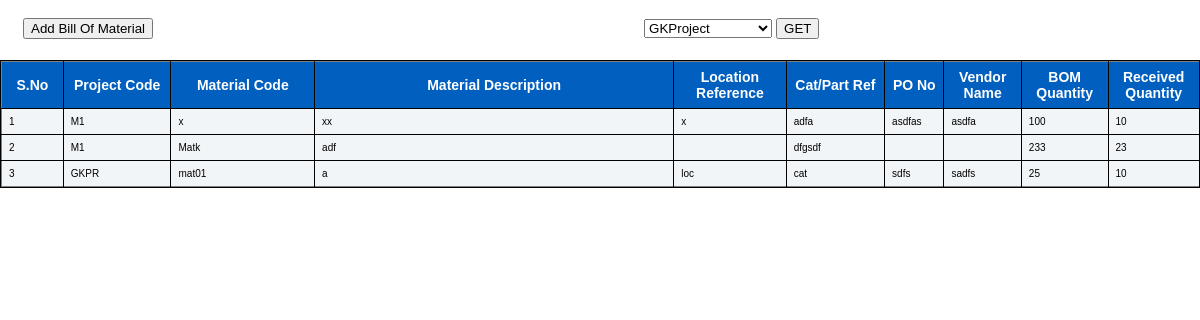
Page /bomlist.php on the committed database.
### tables this page shows
CREATE TABLE IF NOT EXISTS `bom` (
  `bid` int(6) NOT NULL,
  `locref` varchar(10) NOT NULL,
  `cat` varchar(20) NOT NULL,
  `qty` int(6) NOT NULL,
  `uom` varchar(6) NOT NULL,
  `currency` varchar(3) NOT NULL,
  `mrp` int(20) NOT NULL,
  `discount` int(10) NOT NULL,
  `tax` int(10) NOT NULL,
  `gtotal` int(10) NOT NULL,
  `matstatus` varchar(300) NOT NULL,
  `prid` varchar(30) NOT NULL,
  `matcode` varchar(18) NOT NULL,
  `matname` varchar(30) NOT NULL,
  `matsdesc` varchar(40) NOT NULL,
  `matldesc` varchar(50) NOT NULL,
  `pono` varchar(20) NOT NULL,
  `vendor` varchar(30) NOT NULL
);

### bomlist.php (the view, shortened to what this page needs)
<html>
<head>
</head>
<link href="css/style.css" rel="stylesheet" type="text/css" />
<link href="css/bomlist.css" rel="stylesheet" type="text/css" />
<body bgcolor="#f2f2f2">
					 <br/><br/><br/>
<div id="font15">
	<div class='CSSTableGenerator'><div id='div1'>
<?php
							echo "<table border='1' width='150%'><tr><td>S.No</td><td>Project Code</td><td>Material Code</td><td>Material Description</td><td>Location Reference</td><td>Cat/Part Ref</td><td>PO No</td><td>Vendor Name</td>
							<td>BOM Quantity</td><td>Received Quantity</td><td>Rejected Quantity</td><td>Issued Quantity</td><td>Available Quantity</td><td>UoM</td><td>MRP</td><td>Discount</td><td>Tax</td><td>Grand Total</td><td>Currency</td><td>Material Status</td><td>Edit</td><td>Delete</td></tr>";
						$sno = 0;
						$prid1 = isset($_POST["prid"]) ? $_POST["prid"] : ' ';
						if($prid1==' '){
						$bomqry = mysql_query("select * from bom ");
					}
					else { $bomqry = mysql_query("select * from bom where prid = '$prid1' "); }
						while($getbomqry = mysql_fetch_array($bomqry)){
							$rcvqt =0;
						$rjqty = 0;
						$isqty = 0;
							$sno++;
							$prid = isset($getbomqry["prid"])? $getbomqry["prid"] : '' ;
							$locref = isset($getbomqry["locref"])? $getbomqry["locref"] : '' ;
							$cat = isset($getbomqry["cat"])? $getbomqry["cat"] : '' ;
							$qty = isset($getbomqry["qty"])? $getbomqry["qty"] : '';
							$uom = isset($getbomqry["uom"])? $getbomqry["uom"] : '' ;
							$mrp = isset($getbomqry["mrp"])? $getbomqry["mrp"] : '' ;
							$pono = isset($getbomqry["pono"])? $getbomqry["pono"] : '' ;
							$vendor = isset($getbomqry["vendor"])? $getbomqry["vendor"] : '' ;
							$disc2 = isset($getbomqry["discount"])? $getbomqry["discount"] : '' ;
							$tax2 = isset($getbomqry["tax"])? $getbomqry["tax"] : '' ;
							$mstatus = isset($getbomqry["matstatus"])? $getbomqry["matstatus"] : '' ;
							$matcode = isset($getbomqry["matcode"])? $getbomqry["matcode"] : '' ;
							$matsdesc = isset($getbomqry["matsdesc"])? $getbomqry["matsdesc"] : '' ;
							$matldesc = isset($getbomqry["matldesc"])? $getbomqry["matldesc"] : '' ;
							$currency = isset($getbomqry["currency"])? $getbomqry["currency"] : '' ;
							$qtyqry = mysql_query("select * from receivedgoods where matcode='$matcode' ");
							$gtotal = $mrp-$disc2+$tax2;
							while($qtyqryres = mysql_fetch_array($qtyqry)){
							$rcvqty = isset($qtyqryres["rcvqty"]) ? $qtyqryres["rcvqty"] : ' ' ;
							$rcvqt = $rcvqt + $rcvqty;
							$rjctqty = isset($qtyqryres["rjctqty"]) ? $qtyqryres["rjctqty"] : ' ' ;
							$rjqty = $rjqty + $rjctqty;
						}
						$qtyqry1 = mysql_query("select * from issuedgoods where matcode='$matcode' ");
							while($qtyqryres1 = mysql_fetch_array($qtyqry1)){
							$issqty = isset($qtyqryres1["issueqty"]) ? $qtyqryres1["issueqty"] : ' ' ;
							$isqty = $isqty + $issqty;
						}
							$availqty = $rcvqt-($rjqty+$isqty);
							echo "<tr><td>".$sno."</td><td>".$prid."</td><td>".$matcode."</td><td>".$matsdesc."</td><td>".$locref."</td><td>".$cat."</td><td>".$pono."</td><td>".$vendor."</td><td>".$qty."</td><td>".$rcvqt."</td><td>".$rjqty."</td>
							<td>".$isqty."</td><td>".$availqty."</td><td>".$uom."</td>
							<td>".$mrp."</td><td>".$disc2."</td><td>".$tax2."</td><td>".$gtotal."</td><td>".$currency."</td><td>".$mstatus."</td>
							<td><a href='editbom.php?action=1&prid=".$prid."&matcode=".$matcode."&matsdesc=".$matsdesc."&locref=".$locref."&cat=".$cat."&qty=".$qty."
							&mrp=".$mrp."&disc=".$disc2."&tax=".$tax2."&uom=".$uom."&mstatus=".$mstatus."&matldesc=".$matldesc."&currency=".$currency."&pono=".$pono."&vendor=".$vendor."'>Edit</a></td>
							<td><a href='deletebom.php?action=2&matcode=".$matcode."' onClick='return confirmdel()'>
							Delete</a></td></tr>";
						}
						?>
						</table></div></div></div>
						<br>
		<table id="font5"><tr><form name='form1' action='' method='post'>
	<td><input type="button" name="button1" value="Add Bill Of Material" onClick="addnew()"></td><td>
	<td>&nbsp;&nbsp;&nbsp;&nbsp;&nbsp;&nbsp;&nbsp;&nbsp;&nbsp;&nbsp;&nbsp;&nbsp;&nbsp;&nbsp;&nbsp;&nbsp;&nbsp;&nbsp;&nbsp;&nbsp;&nbsp;&nbsp;
	<select name="prid">
	<?php
							$recordset4 = mysql_query ("select * from project");
							while($record4 = mysql_fetch_array($recordset4)){
							echo"<option value='".$record4["prid"]."'>".$record4["prname"]."</option>";
								}
							?>
							</select>
	</td><td> <input type="button" name="button4" value="GET" onClick="getinfo()"></td></tr></table>
</body>
</html>

### css/style.css (style rules this page uses)
html, body { margin : 0; padding : 0; }
body { color : #333; background :white ; width : 100%; font : 73% "lucida sans", "Trebuchet MS", Arial, Helvetica, Tahoma, sans-serif; }
#font5 { color:black; position:fixed; left:20px; top:15px; font-size:10px; }
#font15 { color:black; position:absolute; left:0px; top:60px; font-size:10px; }
form { float: right; margin-bottom: 20px; }

### bomlist.php (style rules this page uses)
body,td,th { font-family: Verdana; font-size: 12px; }

### rows in the picture
bom: prid "M1", matcode "x", matsdesc "xx", locref "x", cat "adfa", pono "asdfas", vendor "asdfa", qty "100", rcvqt "10"
bom: prid "M1", matcode "Matk", matsdesc "adf", cat "dfgsdf", qty "233", rcvqt "23"
bom: prid "GKPR", matcode "mat01", matsdesc "a", locref "loc", cat "cat", pono "sdfs", vendor "sadfs", qty "25", rcvqt "10"

### other values in the picture
form field prid "GKProject"
